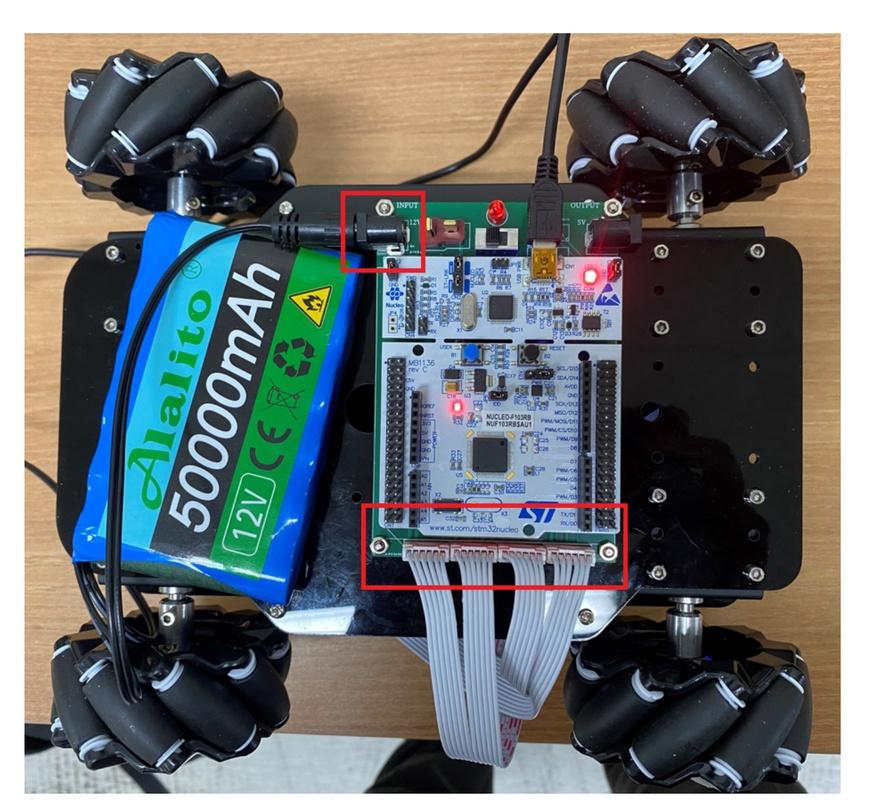
#> input picture 01_OpenCV/01_Basics/images/test.jpg, 871 x 810 px, shrunk from 1494 x 1390 before the run, found by its file name
$ python 02_image_info.py
#> lines starting #> are read from the running program, lines starting #| are printed output that depends on the picture; after the words box and inside, x2 and y2 are one past the last pixel; in counts of white or black regions, pixels touching at a corner belong together
import cv2

img = cv2.imread("01_OpenCV/01_Basics/images/test.jpg")
#> img is the input picture: shape (810, 871, 3); mean B, G, R 114.6, 113.6, 108.5

print("shape :", img.shape)
#| shape : (810, 871, 3)
print("dtype :", img.dtype)
#| dtype : uint8
print("pixel :", img[0, 0])
#| pixel : [255 255 255]

img[0,0] = [0,0,255]
#> img: shape (810, 871, 3); under 0.01% of pixels changed, all inside (x1, y1, x2, y2) = (0, 0, 1, 1)

print("changed pixel :", img[0,0])
#| changed pixel : [  0   0 255]

img[0:100, 0:100] = [255, 0,0]
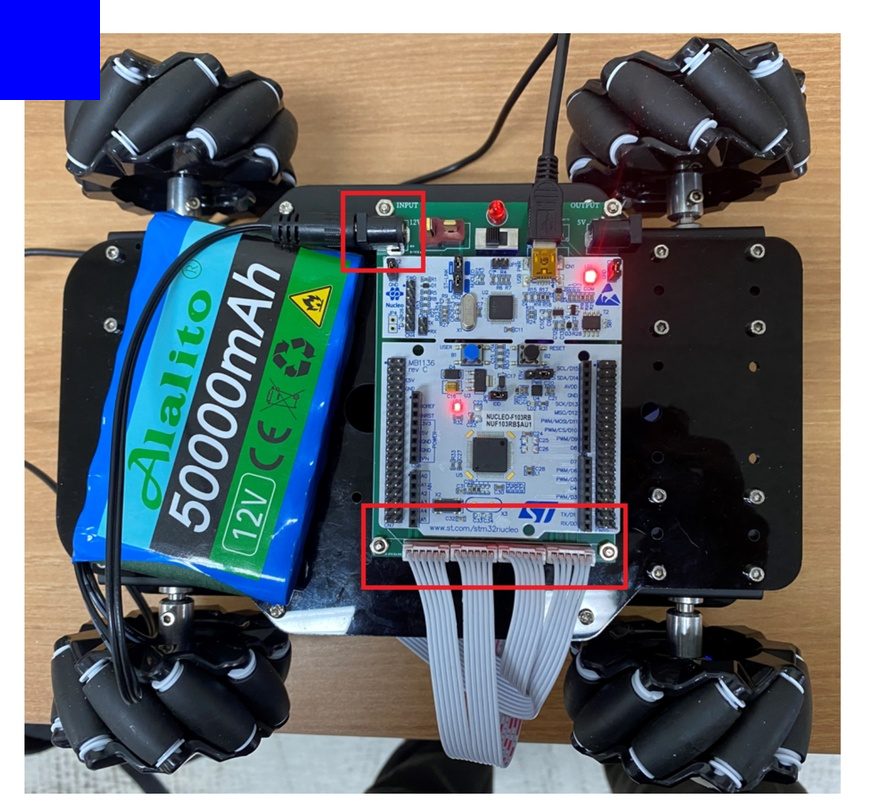
#> img: shape (810, 871, 3); mean B, G, R 115.5, 110.7, 105.4

cv2.imshow("Image", img)

cv2.waitKey(0)
cv2.destroyAllWindows()
